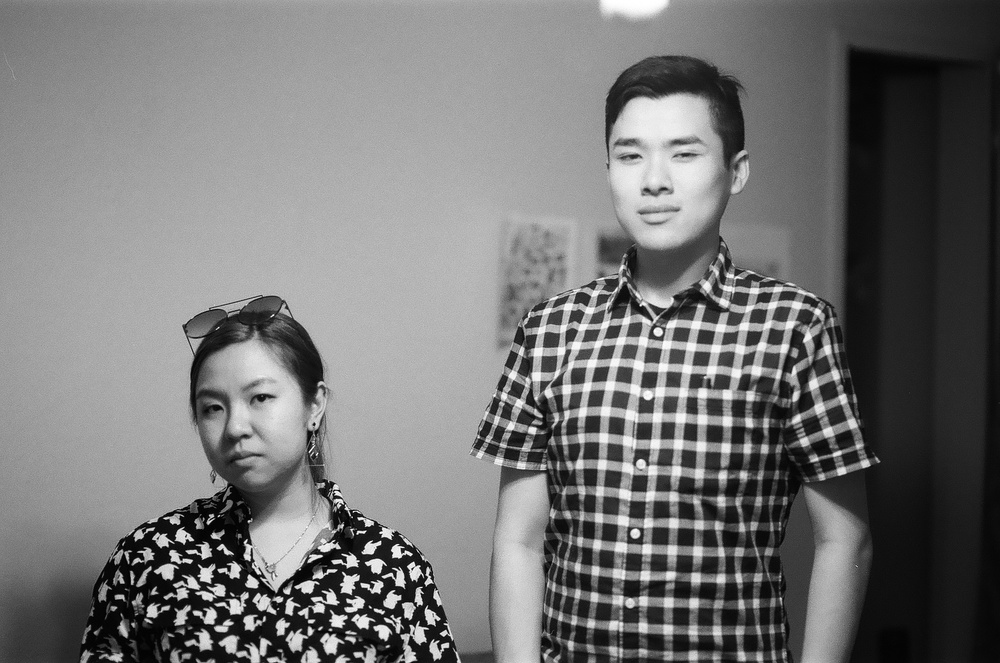
#> input picture image/terminal_movie/hailey.jpg, 1000 x 663 px, shrunk from 1565 x 1037 before the run, found by its file name
$ python image.py terminal_movie/hailey.jpg 5 terminal_movie/philip.jpg
#> lines starting #> are read from the running program, lines starting #| are printed output that depends on the picture
import numpy as np
import matplotlib.pyplot as plt
from PIL import Image
import sys

img = Image.open('hailey.jpg')
#> img is the input picture: PIL image 1000x663 RGB; min 0, max 255, mean 117.3
img2 = Image.open('philip.jpg')
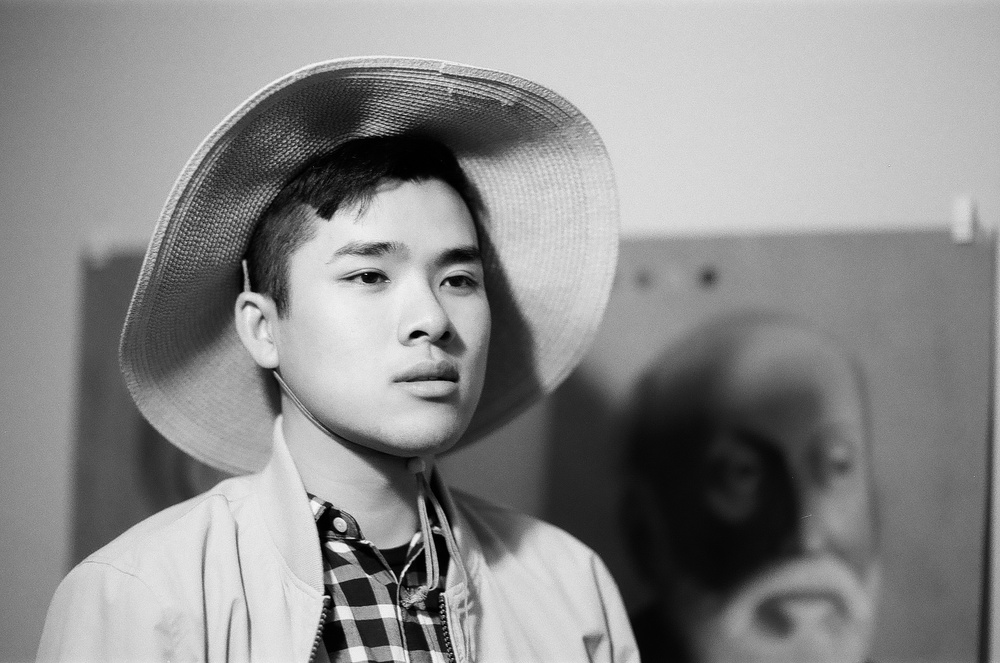
#> input picture image/terminal_movie/philip.jpg, 1000 x 663 px, shrunk from 1565 x 1037 before the run, found by its file name
#> img2 is the input picture: PIL image 1000x663 RGB; min 0, max 251, mean 139.5
t = np.array(img)//2 + np.array(img2)//2
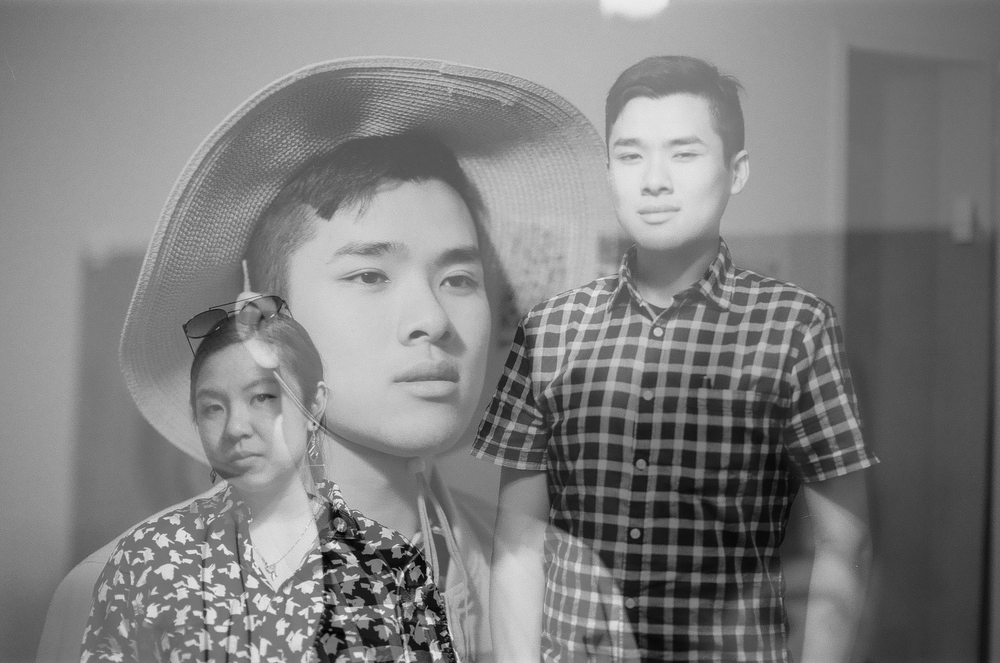
#> t: shape (663, 1000, 3); min 2, max 238, mean 127.9
p = np.array(img2)
rand = np.random.randint(1,255,size=(200,200))


#plt.imshow(color_img)
#plt.show()
#> (the run stopped early here; a loop or call above may not have finished)
